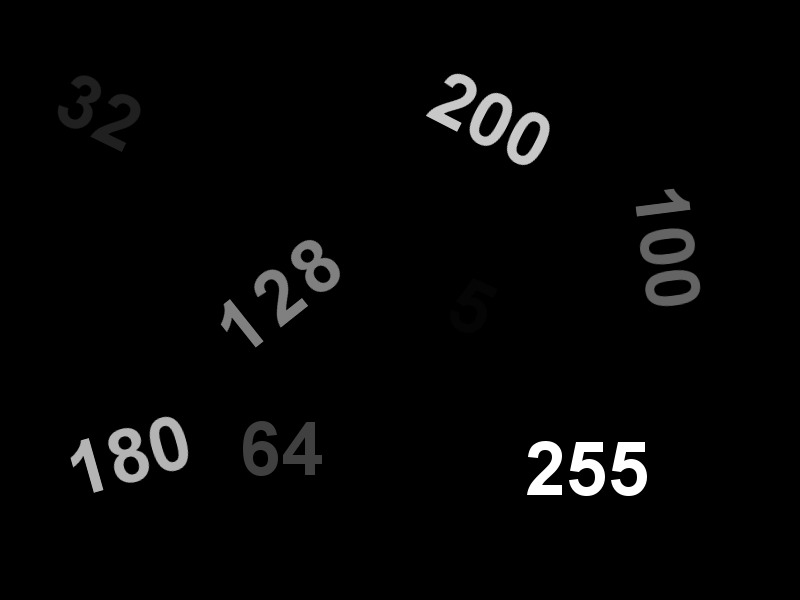
#> input picture Exercises/spatial/numbers.jpg, 800 x 600 px
$ python ex_02.py
#> lines starting #> are read from the running program, lines starting #| are printed output that depends on the picture; after the words box and inside, x2 and y2 are one past the last pixel; in counts of white or black regions, pixels touching at a corner belong together
import numpy as np
import matplotlib.pyplot as plt
import cv2

img = cv2.imread("numbers.jpg", 0)
#> img is the input picture: shape (600, 800); min 0, max 255, mean 6.1

ret, thresh1 = cv2.threshold(img, 0, 250, cv2.THRESH_BINARY)
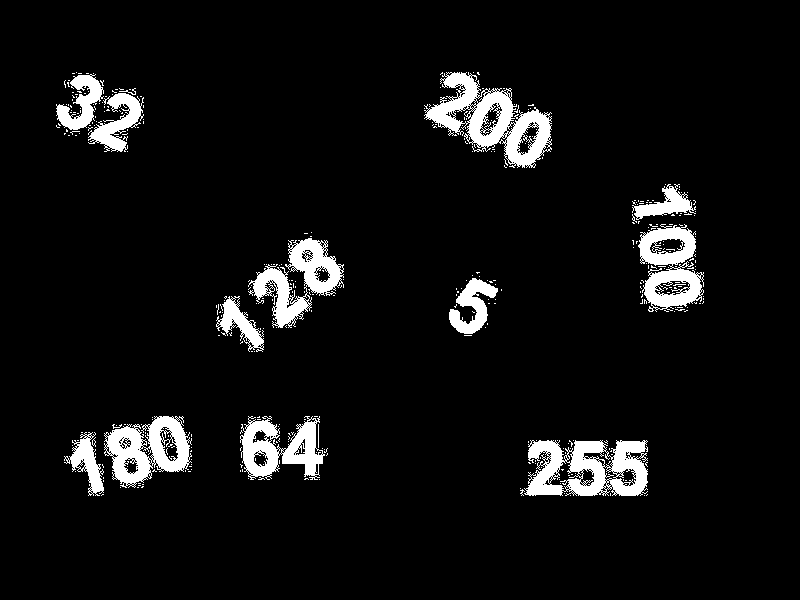
#> thresh1: shape (600, 800); values 0 (black) and 250 (white), 6.4% white; 371 white regions (357 under 20 px), largest, box (x1, y1, x2, y2) and area: (424, 72, 552, 168) 4999, (524, 440, 648, 496) 4571, (248, 238, 344, 328) 3417
ret, thresh2 = cv2.threshold(img, 0, 250, cv2.THRESH_BINARY_INV)
ret, thresh3 = cv2.threshold(img, 0, 250, cv2.THRESH_BINARY + cv2.THRESH_OTSU)
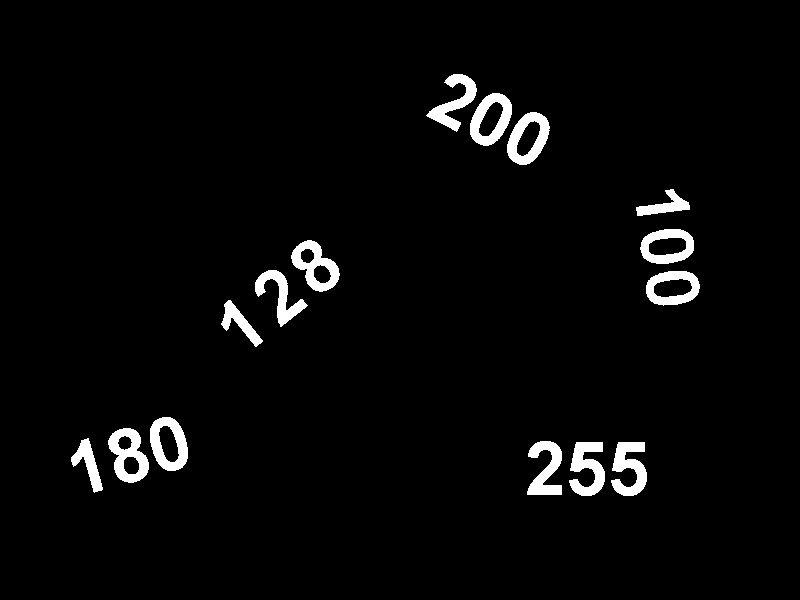
#> thresh3: shape (600, 800); values 0 (black) and 250 (white), 3.2% white; 15 white regions, largest, box (x1, y1, x2, y2) and area: (108, 428, 149, 483) 1216, (291, 240, 340, 292) 1163, (569, 442, 605, 496) 1151
#> ret = 86

plt.figure("Main window", figsize = (4,3))
plt.subplot(331)
plt.xticks([]), plt.yticks([])
plt.imshow(img, "gray")

plt.subplot(332)
plt.xticks([]), plt.yticks([])
plt.imshow(thresh1, "gray")

plt.subplot(333)
plt.xticks([]), plt.yticks([])
plt.imshow(thresh2, "gray")

plt.subplot(334)
plt.xticks([]), plt.yticks([])
plt.imshow(thresh3, "gray")

plt.show()
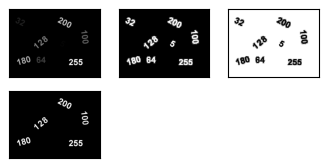
#> figure drawn by matplotlib, 4 panels
